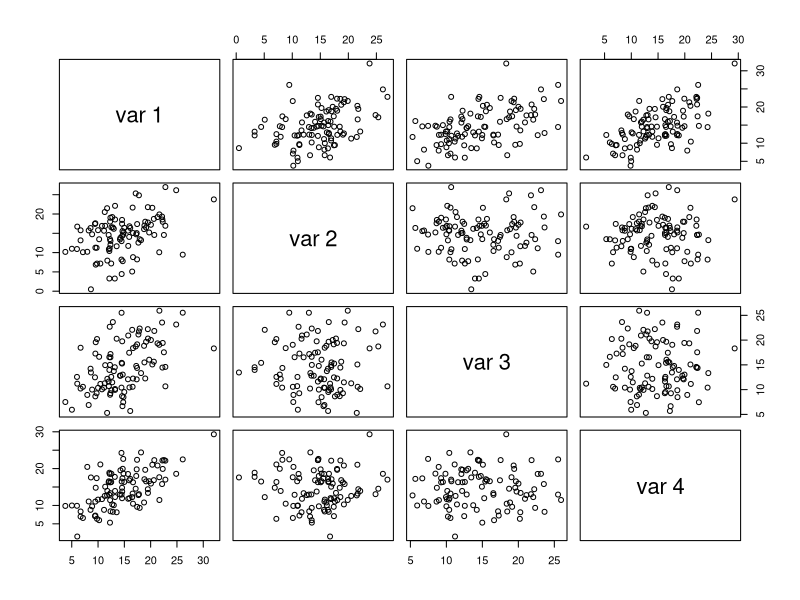
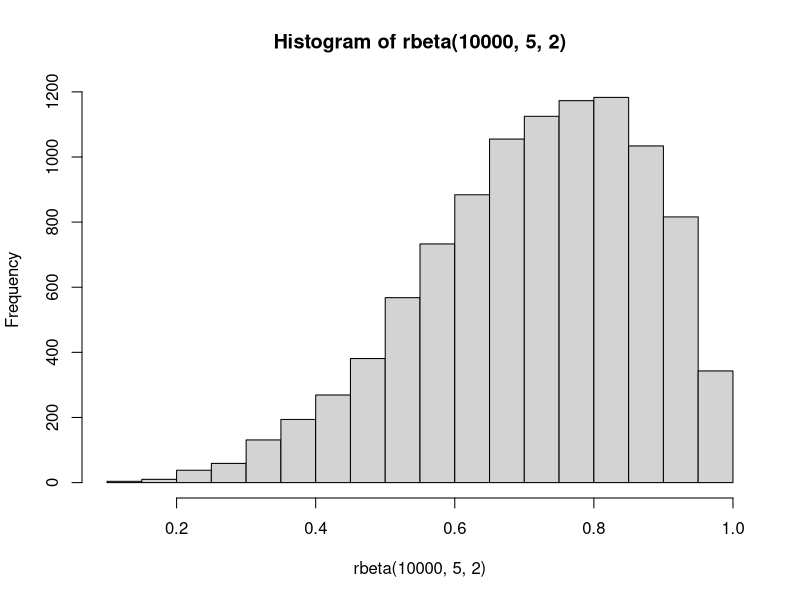
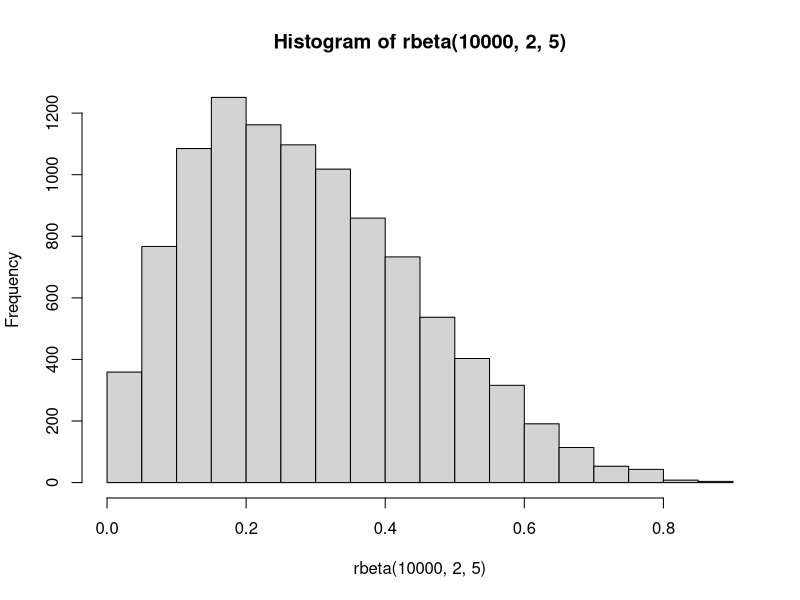
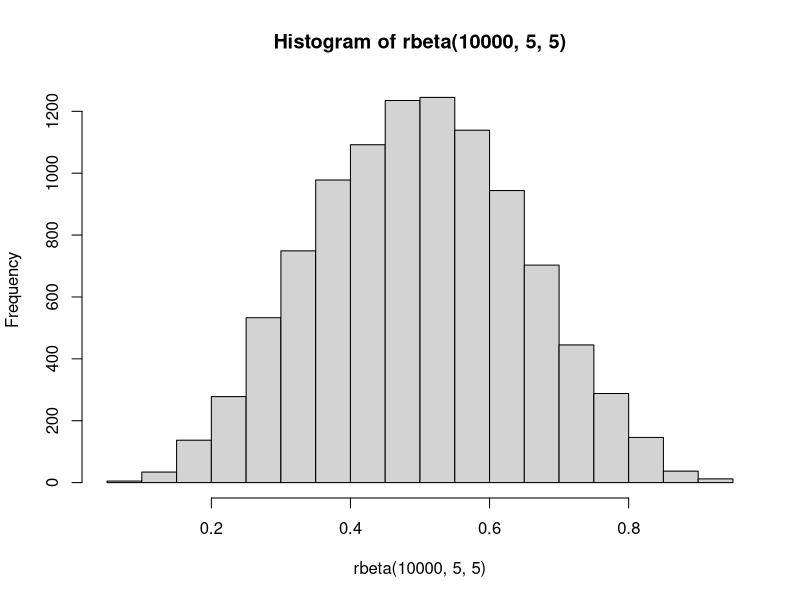
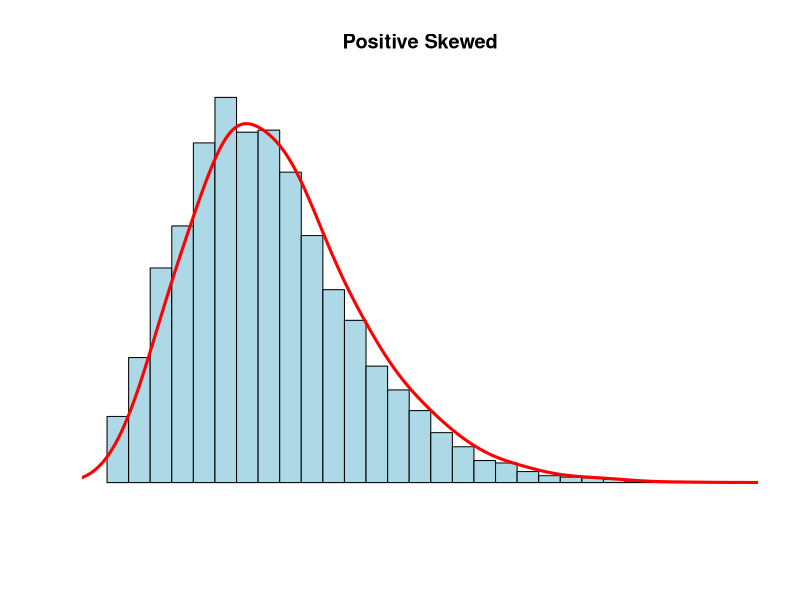

Write the R code that produced these figures, in order.
## ---- chunk 1
# simulating nominal data

# set number of participants
n = 40

# generate data
A = c(rep(c("male"), n/2), rep(c("female"), n/2)) # '0' n/2 times, '1' n/2 times

# add to dataframe
df = data.frame(cbind(A))

# check it out
class(df$A)
df$A
## ---- chunk 2
# smulating ordinal data

# set number of participants
n = 30

# list of category names
names = list("uno", "due", "tre")

# generate data
B = c(rep(c(paste(names[1])), n/3), rep(c(paste(names[2])), n/3), rep(c(paste(names[3])), n/3)) # '0' n/3 times, '1' n/3 times, '2' n/3 times

# add to dataframe
df = data.frame(cbind(B))

# order the factors to be the same as the original list
df$B <- ordered(df$B, levels = c(paste(names[1]), paste(names[2]), paste(names[3])))

# check it out
class(df$B)
df$B
## ---- chunk 3
# simulating interval data

## ---- chunk 4
# simulating ratio data
# This is done by running a regression in reverse. Could try without any predictors (just mean and error)
# simulate outcome with 1 predictor (1-way ANOVA)

# set total participants
n = 40

# Set coefficients
alpha = 66
beta1 = 1.5
sde = 2 # standard deviation of the errors (values 1-3 seems to work well)

# Generate 200 trials
A = c(rep(c(0), n/2), rep(c(1), n/2)) # '0' n/2 times, '1' n/2 times
e = rnorm(n, 0, sd=sde) # Random noise, with standard deviation of 1

# Generate your data using the regression equation
y = alpha + beta1*A + e

# Join the variables in a data frame
data = data.frame(cbind(A, y))

# Fit an ANOVA
modelA = aov(y ~ A, data=data)
summary(modelA)



## ---- chunk 5
# simulating correlated data

# this comes from https://stat.ethz.ch/pipermail/r-help/2007-April/128925.html

# create the initial x variable
x1 <- rnorm(100, 15, 5)

# x2, x3, and x4 in a matrix, these will be modified to meet the criteria
x234 <- scale(matrix( rnorm(300), ncol=3 ))

# put all into 1 matrix for simplicity
x1234 <- cbind(scale(x1),x234)

# find the current correlation matrix
c1 <- var(x1234)

# cholesky decomposition to get independence
chol1 <- solve(chol(c1))

newx <-  x1234 %*% chol1 

# check that we have independence and x1 unchanged
zapsmall(cor(newx))
all.equal( x1234[,1], newx[,1] )

# create new correlation structure (zeros can be replaced with other rvals)
newc <- matrix( 
c(1  , 0.4, 0.5, 0.6, 
  0.4, 1  , 0  , 0  ,
  0.5, 0  , 1  , 0  ,
  0.6, 0  , 0  , 1  ), ncol=4 )

# check that it is positive definite
eigen(newc)

chol2 <- chol(newc)

finalx <- newx %*% chol2 * sd(x1) + mean(x1)

# verify success
mean(x1)
colMeans(finalx)

sd(x1)
apply(finalx, 2, sd)

zapsmall(cor(finalx))
pairs(finalx)

all.equal(x1, finalx[,1])

xframe = as.data.frame(finalx)

## ---- chunk 6
# left skewed
hist(rbeta(10000,5,2))

# right skewed
hist(rbeta(10000,2,5))

# normal
hist(rbeta(10000,5,5))
## ---- chunk 7
# simulating positive skewed data

N <- 10000
 x <- rnbinom(N, 8, .5)
 hist(x, 
 xlim=c(min(x),max(x)), probability=T, nclass=max(x)-min(x)+1, 
   col='lightblue', xlab=' ', ylab=' ', axes=F,
   main='Positive Skewed')
lines(density(x,bw=1), col='red', lwd=3)
## ---- chunk 8
# simulate outcome with 2 predictors and significant interaction (2-way ANOVA)

# set total participants
n = 40

# Set coefficients
alpha = 66
beta1 = 1.5
beta2 = 2
beta3 = 2
sde = 2 # standard deviation of the errors (values 1-3 seems to work well)

# Generate 200 trials
A = c(rep(c(0), n/2), rep(c(1), n/2)) # '0' n/2 times, '1' n/2 times
B = rep(c(rep(c(0), n/4), rep(c(1), n/4)), 2) # '0'x n/4, '1'x n/4, '0'x n/4, '1'x n/4
e = rnorm(n, 0, sd=sde) # Random noise, with standard deviation of 1

# Generate your data using the regression equation
y = alpha + beta1*A + beta2*B + beta3*A*B + e

# Join the variables in a data frame
data = data.frame(cbind(A, B, y))

# Fit an ANOVA
model = aov(y ~ A*B, data=data)
summary(model)

modelA = aov(y ~ A, data=data)
summary(modelA)

modelB = aov(y ~ B, data=data)
summary(modelB)
